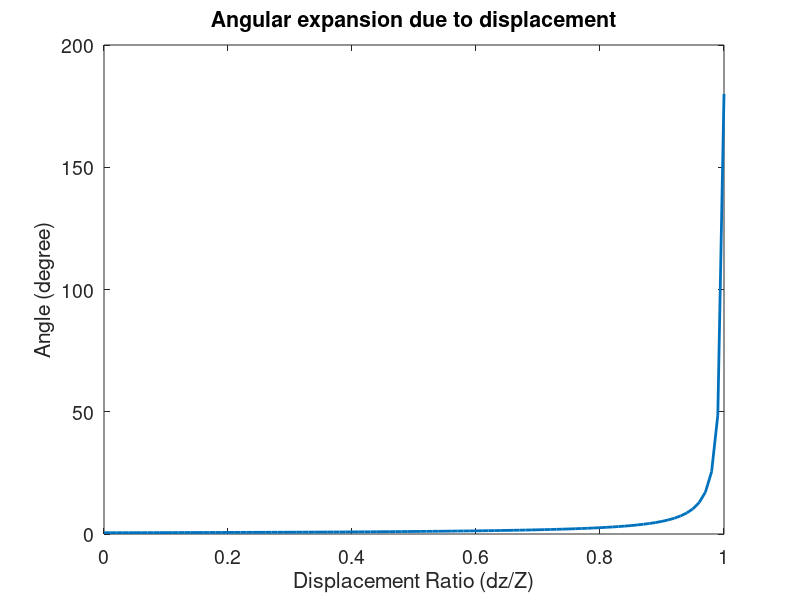

Recreate this plot in MATLAB.
function [y z] = JoePlot(D, a)
    if ~exist('D','var') | isempty(D)
        D = 384400;
    end
    if ~exist('a','var') | isempty(a)
        a = 0.009039;
    end
    
%     z=0:10000:D;
%     plot(z, 180/pi*atan(a./(1-z/D)), 'LineWidth', 2);
    z = 0:.01:1;
    y = 180/pi*2*atan((a/2)./(1-z));
    plot(z, y, 'LineWidth', 2);
    set(gca, 'FontSize', 12);
    xlabel('Displacement Ratio (dz/Z)');
    ylabel('Angle (degree)');
    set(gca, 'FontSize', 14);
    title('Angular expansion due to displacement');
    
    
    